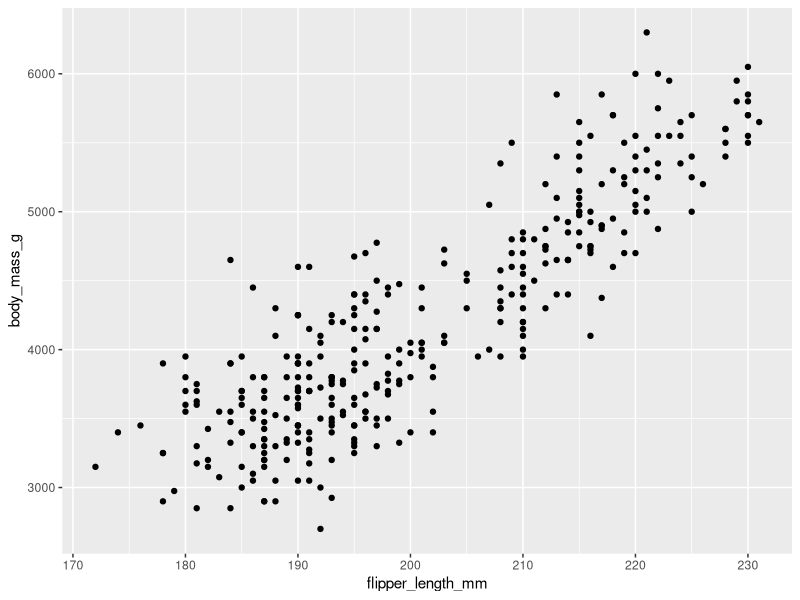
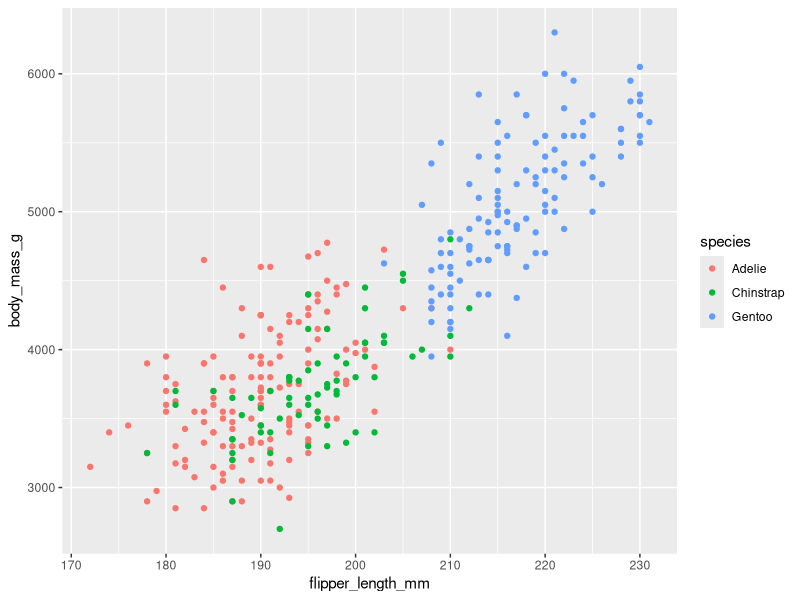
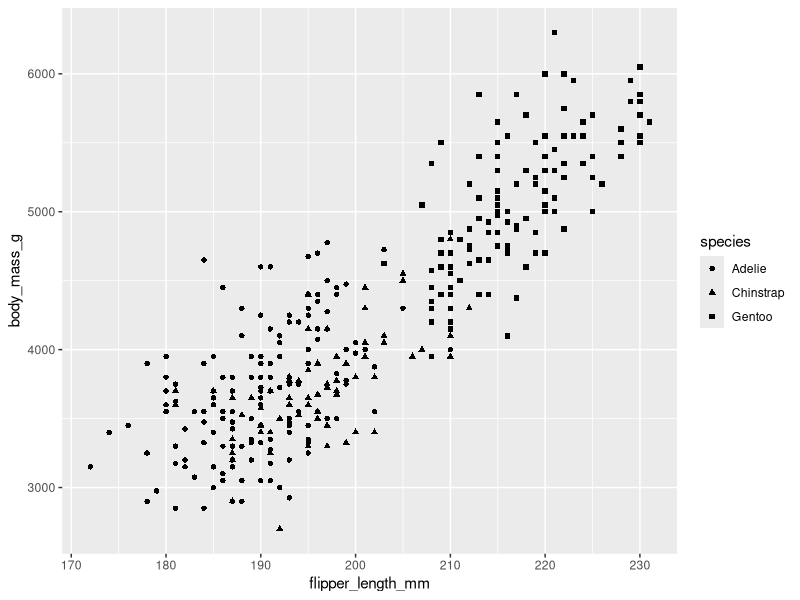
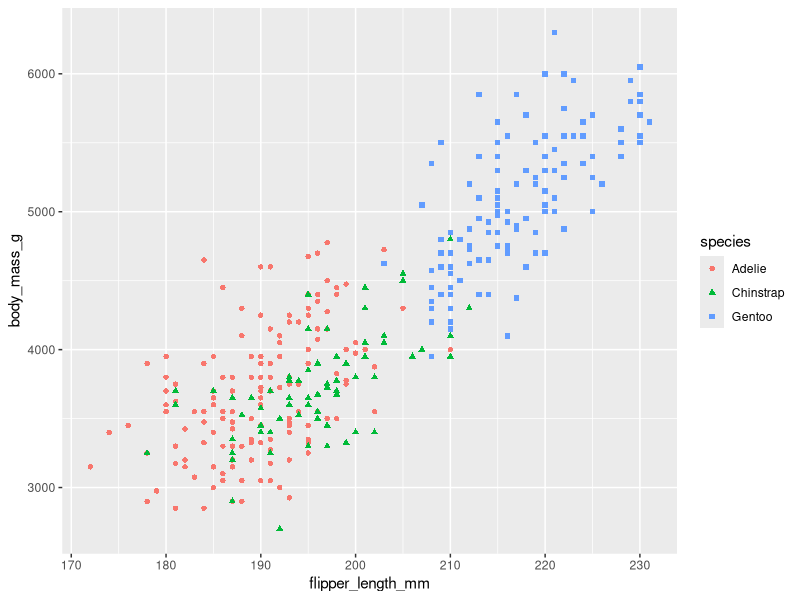
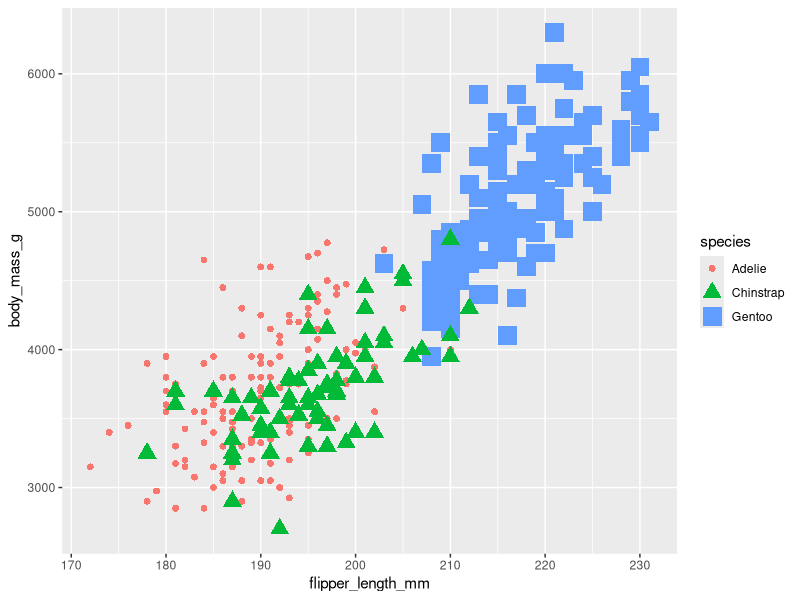
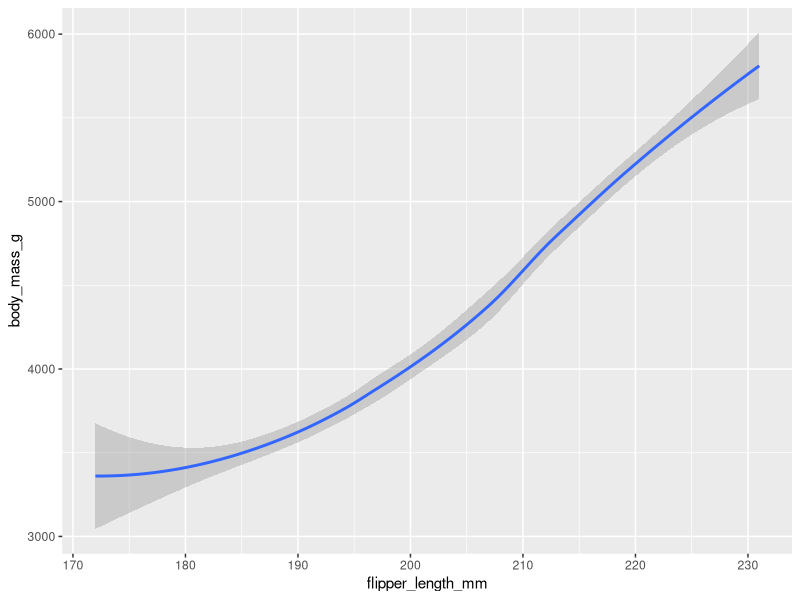
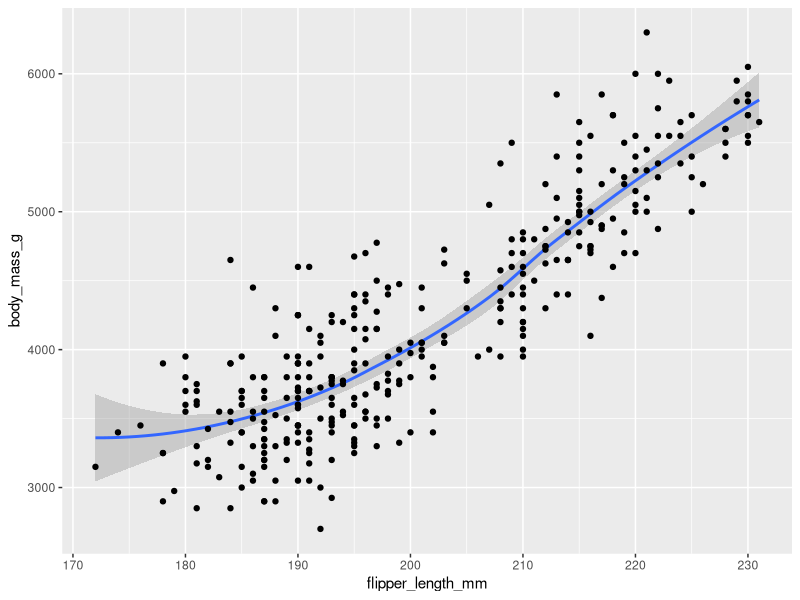
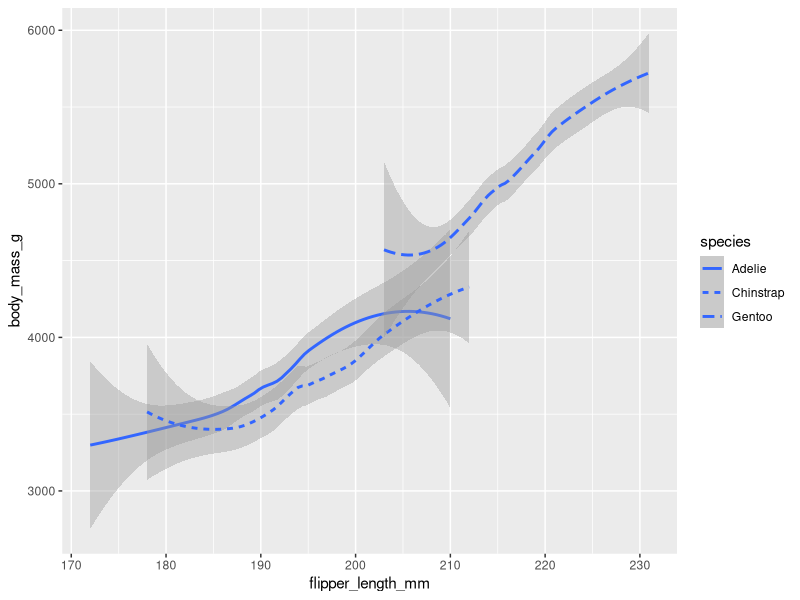

R code for these plots, in order:
#carregando pacotes
library("ggplot2")
library("palmerpenguins")

#criando gráfico com as especies de pinguins
ggplot(data=penguins) +
  geom_point(mapping=aes(x = flipper_length_mm, y = body_mass_g))

#grafico que cada especie de pinguin e representada de uma cor diferente
ggplot(data=penguins) +
  geom_point(mapping=aes(x = flipper_length_mm, y = body_mass_g, color=species))

#formato grafico diferente para cada tipo de pinguin
ggplot(data=penguins) +
  geom_point(mapping=aes(x = flipper_length_mm, y = body_mass_g, shape=species))

#forma e cor grafica de cada espécie diferente
ggplot(data=penguins) +
  geom_point(mapping=aes(x = flipper_length_mm, y = body_mass_g, shape=species, color=species))

#alterando tamanho dos objetos graficos
ggplot(data=penguins) +
  geom_point(mapping=aes(x = flipper_length_mm, y = body_mass_g, shape=species, color=species, size=species))

#grafico em linha
ggplot(data=penguins) +
  geom_smooth(mapping=aes(x=flipper_length_mm, y=body_mass_g))

#grafico com dois elementos gráficos
ggplot(data=penguins) +
  geom_smooth(mapping=aes(x=flipper_length_mm, y=body_mass_g)) +
  geom_point(mapping=aes(x=flipper_length_mm, y=body_mass_g))

#grafico em linha para cada especie
ggplot(data=penguins) +
  geom_smooth(mapping=aes(x=flipper_length_mm, y=body_mass_g, linetype=species))

#grafico com dois elementos gráficos geom jitter
ggplot(data=penguins) +
  geom_smooth(mapping=aes(x=flipper_length_mm, y=body_mass_g)) +
  geom_jitter(mapping=aes(x=flipper_length_mm, y=body_mass_g))